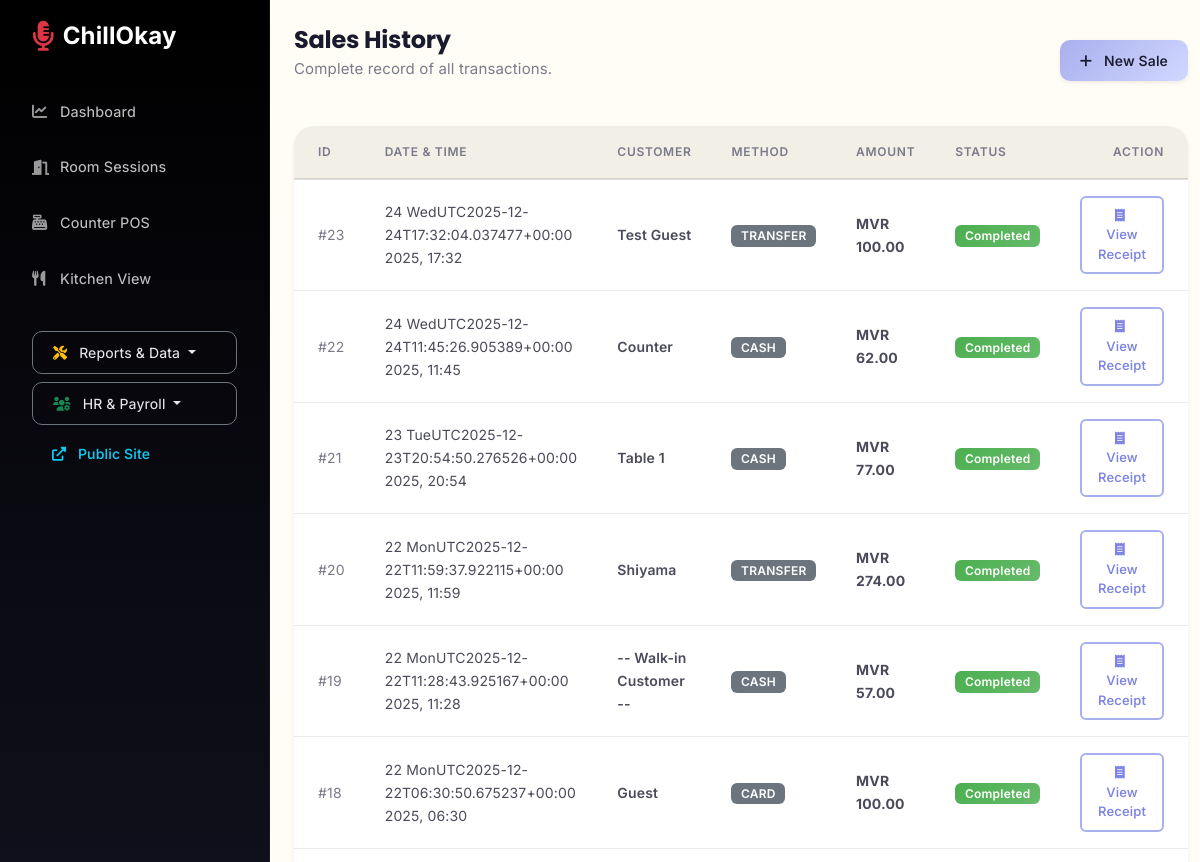
/karaoke/sales-history/ (signed in, upper part), run on an earlier commit of the app's database.
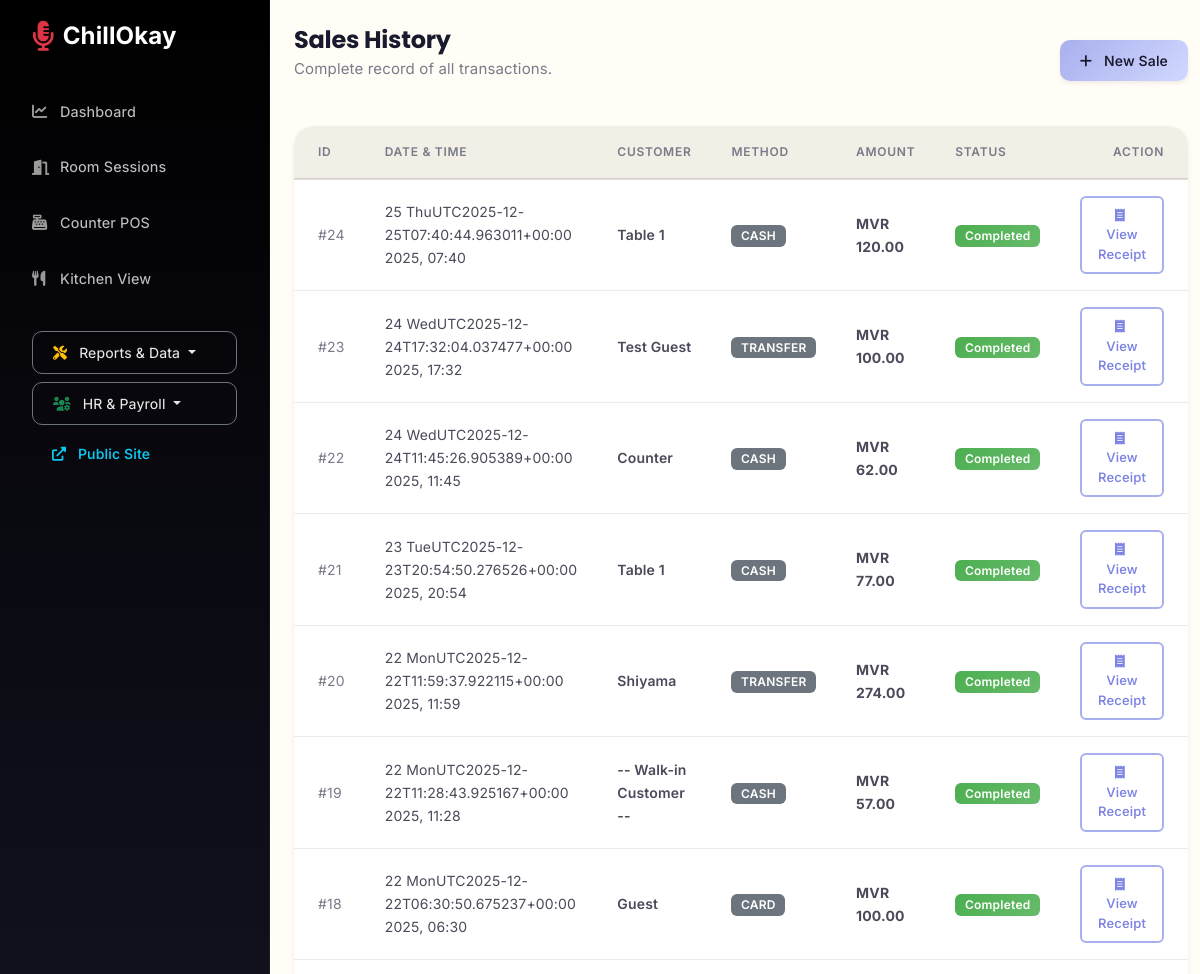
And on a later commit of the database.
### core/models.py (models this page shows, shortened)
class SaleTransaction(models.Model):
    outlet = models.ForeignKey(Outlet, on_delete=models.CASCADE, related_name='sales', null=True)
    customer = models.ForeignKey(Customer, on_delete=models.SET_NULL, null=True, blank=True)
    date = models.DateTimeField(auto_now_add=True)
    total_amount = models.DecimalField(max_digits=10, decimal_places=2)
    payment_method = models.CharField(max_length=50, default='Cash')
    customer_name = models.CharField(max_length=100, blank=True, null=True)
    status = models.CharField(max_length=20, default='Completed')

### karaoke/views.py (the view)
# urls.py: path('sales-history/', views.sales_history, name='sales_history'),
@login_required
def sales_history(request):
    return render(request, 'karaoke/sales_history.html', {'sales': SaleTransaction.objects.all().order_by('-date')})

### karaoke/templates/karaoke/sales_history.html (shortened to what this page needs)
{% extends 'base.html' %}
{% block content %}
<div class="container-fluid p-4">
    <div class="d-flex justify-content-between align-items-center mb-4">
        <div>
            <h2 class="fw-bold mb-0">Sales History</h2>
            <p class="text-muted">Complete record of all transactions.</p>
        </div>
        <a href="{% url 'record_sale' %}" class="btn btn-primary shadow-sm">
            <i class="fas fa-plus me-2"></i> New Sale
        </a>
    </div>
    <div class="card border-0 shadow-sm">
        <div class="table-responsive">
            <table class="table table-hover align-middle mb-0">
                <thead class="table-light">
                    <tr>
                        <th class="ps-4">ID</th>
                        <th>Date & Time</th>
                        <th>Customer</th>
                        <th>Method</th>
                        <th>Amount</th>
                        <th>Status</th>
                        <th class="text-end pe-4">Action</th>
                    </tr>
                </thead>
                <tbody>
                    {% for sale in sales %}
                    <tr>
                        <td class="ps-4 text-muted">#{{ sale.id }}</td>
                        <td>{{ sale.date|date:"d Dec Y, H:i" }}</td>
                        <td>
                            <span class="fw-semibold">
                                {% if sale.customer_name %}
                                    {{ sale.customer_name }}
                                {% elif sale.customer %}
                                    {{ sale.customer.name }}
                                {% else %}
                                    <span class="text-muted">-- Walk-in Customer --</span>
                                {% endif %}
                            </span>
                        </td>
                        <td>
                            <span class="badge bg-secondary text-uppercase">{{ sale.payment_method }}</span>
                        </td>
                        <td><span class="fw-bold">{{ currency|default:"MVR" }} {{ sale.total_amount }}</span></td>
                        <td><span class="badge bg-success">Completed</span></td>
                        <td class="text-end pe-4">
                            <a href="{% url 'receipt_detail' sale.id %}" class="btn btn-sm btn-outline-primary">
                                <i class="fas fa-receipt me-1"></i> View Receipt
                            </a>
                        </td>
                    </tr>
                    {% endfor %}
                </tbody>
            </table>
        </div>
    </div>
</div>
{% endblock %}

### core/templates/base.html (shortened to what this page needs)
<!DOCTYPE html>
<html lang="en">
<head>
    <link href="https://cdn.jsdelivr.net/npm/bootstrap@5.3.0/dist/css/bootstrap.min.css" rel="stylesheet">
    <link rel="stylesheet" href="https://cdnjs.cloudflare.com/ajax/libs/font-awesome/6.0.0/all.min.css">
</head>
<body class="d-flex">
    <nav class="sidebar d-flex flex-column p-3" id="mainSidebar">
        <a href="{% url 'dashboard' %}" class="d-flex align-items-center mb-4 me-md-auto text-white text-decoration-none px-3">
            <i class="fas fa-microphone-alt fa-2x me-2 text-danger"></i>
            <span class="fs-4 fw-bold">ChillOkay</span>
        </a>
        <ul class="nav nav-pills flex-column mb-auto">
            <li class="nav-item">
                <a href="{% url 'dashboard' %}" class="nav-link {% if request.resolver_match.url_name == 'dashboard' %}active{% endif %}">
                    <i class="fas fa-chart-line me-2"></i> Dashboard
                </a>
            </li>
            <li>
                <a href="{% url 'karaoke_list' %}" class="nav-link {% if request.resolver_match.url_name == 'karaoke_list' %}active{% endif %}">
                    <i class="fas fa-door-open me-2"></i> Room Sessions
                </a>
            </li>
            <li>
                <a href="{% url 'record_sale' %}" class="nav-link {% if request.resolver_match.url_name == 'record_sale' %}active{% endif %}">
                    <i class="fas fa-cash-register me-2"></i> Counter POS
                </a>
            </li>
            <li>
                <a href="{% url 'kitchen_view' %}" class="nav-link {% if request.resolver_match.url_name == 'kitchen_view' %}active{% endif %}">
                    <i class="fas fa-utensils me-2"></i> Kitchen View
                </a>
            </li>
            <li class="nav-item dropdown mt-4 px-3">
                <a class="btn btn-outline-light dropdown-toggle w-100 text-start border-secondary" href="#" role="button" data-bs-toggle="dropdown">
                    <i class="fas fa-tools me-2 text-warning"></i> Reports & Data
                </a>
            </li>
            <li class="nav-item dropdown mt-2 px-3">
                <a class="btn btn-outline-light dropdown-toggle w-100 text-start border-secondary" href="#" role="button" data-bs-toggle="dropdown">
                    <i class="fas fa-users-cog me-2 text-success"></i> HR & Payroll
                </a>
            </li>
            <li class="nav-item mt-2 px-3">
                <a class="btn btn-outline-info w-100 text-start border-secondary" href="{% url 'booking_landing' %}" target="_blank">
                    <i class="fas fa-external-link-alt me-2"></i> Public Site
                </a>
            </li>
        </ul>
    </nav>
    <main class="main-content d-flex flex-column">
        <div class="flex-grow-1">
            {% block content %}{% endblock %}
        </div>
    </main>
</body>
</html>

### core/templates/base.html (style rules this page uses)
:root { --soft-lavender: #A8AFED; --light-periwinkle: #D1D8FF; --pale-sky: #DEE6FC; --pastel-aqua: #ADDCED; --cream-white: #FFFDF5; --ivory-beige: #F2EFE6; --dark-gray: #333333; --true-black: #000000; --purple-blue: #7D84E4; --text-primary: #1a1a2e; --text-secondary: #4a4a5a; --text-muted: #7a7a8a; --text-light: #9a9aaa; --bg-body: var(--cream-white); --bg-card: #FFFFFF; --bg-subtle: var(--ivory-beige); --border-light: rgba(0,0,0,0.08); --border-medium: rgba(0,0,0,0.12); --gradient-hero: linear-gradient(135deg, var(--true-black) 0%, var(--purple-blue) 100%); --gradient-sidebar: linear-gradient(180deg, var(--true-black) 0%, #1a1a2e 50%, var(--purple-blue) 100%); --gradient-button: linear-gradient(135deg, var(--soft-lavender) 0%, var(--light-periwinkle) 100%); --gradient-accent: linear-gradient(135deg, var(--purple-blue) 0%, var(--soft-lavender) 100%); --font-primary: 'Inter', -apple-system, BlinkMacSystemFont, sans-serif; --font-heading: 'Poppins', 'Inter', sans-serif; --shadow-xs: 0 1px 2px rgba(0,0,0,0.04); --shadow-sm: 0 2px 8px rgba(0,0,0,0.06); --shadow-md: 0 4px 20px rgba(0,0,0,0.08); --shadow-lg: 0 8px 40px rgba(0,0,0,0.12); --shadow-card: 0 2px 12px rgba(168,175,237,0.15); --radius-xs: 6px; --radius-sm: 10px; --radius-md: 14px; --radius-lg: 20px; --radius-xl: 28px; }
* { font-family: var(--font-primary); -webkit-font-smoothing: antialiased; -moz-osx-font-smoothing: grayscale; }
h1, h2, h3, h4, h5, h6 { font-family: var(--font-heading); color: var(--text-primary); line-height: 1.35; margin-bottom: 0.75rem; letter-spacing: -0.01em; }
h2 { font-size: 1.5rem; font-weight: 600; }
body { background: var(--bg-body); min-height: 100vh; font-size: 0.9375rem; line-height: 1.65; letter-spacing: 0.01em; color: var(--text-secondary); }
p { color: var(--text-secondary); margin-bottom: 1rem; line-height: 1.7; }
.sidebar { min-width: 270px; max-width: 270px; min-height: 100vh; background: var(--gradient-sidebar); color: white; transition: all 0.3s ease; padding: 1.5rem 1rem; border-right: 1px solid rgba(255,255,255,0.05); }
.sidebar .nav-link { color: rgba(255,255,255,0.75); border-radius: var(--radius-sm); margin: 4px 0; padding: 12px 16px; font-size: 0.9rem; font-weight: 450; letter-spacing: 0.01em; transition: all 0.2s ease; display: flex; align-items: center; }
.sidebar .nav-link i { width: 20px; opacity: 0.8; font-size: 0.95rem; }
.main-content { width: 100%; background: var(--bg-body); min-height: 100vh; }
.btn { border-radius: var(--radius-sm); font-weight: 550; padding: 0.625rem 1.25rem; font-size: 0.875rem; letter-spacing: 0.01em; transition: all 0.2s ease; border: none; }
.btn-sm { padding: 0.5rem 1rem; font-size: 0.8125rem; border-radius: var(--radius-xs); }
.btn-primary { background: var(--gradient-button); color: var(--text-primary); box-shadow: 0 2px 8px rgba(168,175,237,0.3); }
.btn-outline-primary { border: 2px solid var(--soft-lavender); color: var(--purple-blue); background: transparent; }
.btn-outline-light { border: 1.5px solid rgba(255,255,255,0.3); font-weight: 450; color: rgba(255,255,255,0.9); background: transparent; }
.card { border-radius: var(--radius-lg); border: 1px solid var(--border-light); background: var(--bg-card); box-shadow: var(--shadow-card); transition: all 0.25s ease; overflow: hidden; }
.table { font-size: 0.875rem; margin-bottom: 0; }
.table thead th { font-weight: 600; font-size: 0.75rem; text-transform: uppercase; letter-spacing: 0.06em; color: var(--text-muted); border-bottom: 2px solid var(--border-medium); padding: 1rem 1.25rem; background: var(--ivory-beige); }
.table tbody td { padding: 1rem 1.25rem; vertical-align: middle; color: var(--text-secondary); border-bottom: 1px solid var(--border-light); }
.text-muted { color: var(--text-muted) !important; }
.fw-bold { font-weight: 700 !important; }
.fw-semibold { font-weight: 600 !important; }
.text-uppercase { font-size: 0.75rem; letter-spacing: 0.1em; font-weight: 600; }
.badge { font-weight: 600; letter-spacing: 0.02em; padding: 0.4em 0.8em; font-size: 0.75rem; border-radius: var(--radius-xs); }
.badge.bg-success { background: linear-gradient(135deg, #4CAF50, #66BB6A) !important; }
.container-fluid { padding: 2rem 2.5rem; }
.mb-4 { margin-bottom: 1.75rem !important; }

What changed in the data, as far as the page shows it:
added SaleTransaction: id "24", date "25 ThuUTC2025-12-25T07:40:44.963011+00:00 2025, 07:40", customer_name "Table 1", payment_method "CASH", currency "MVR", total_amount "120.00"
